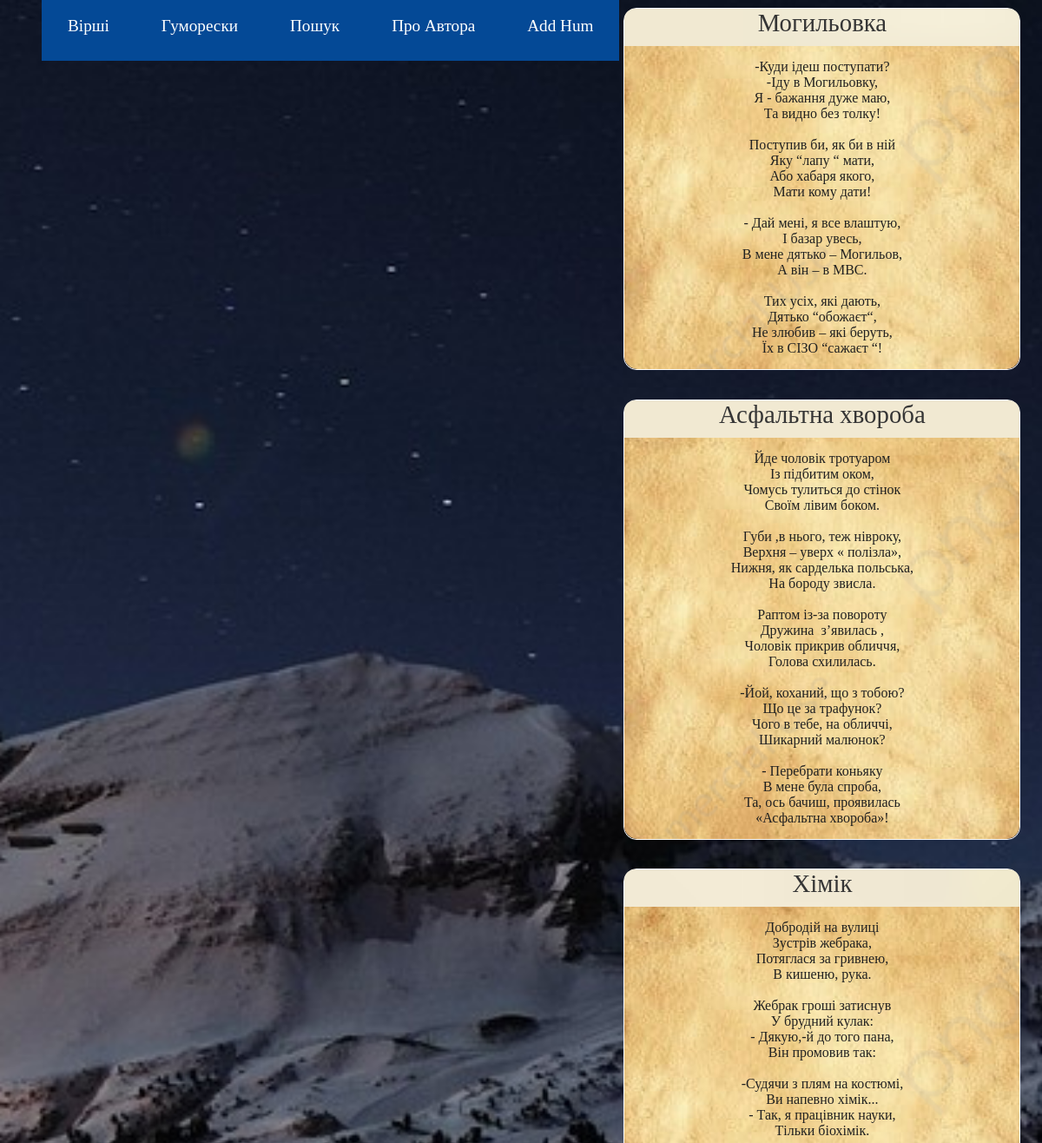
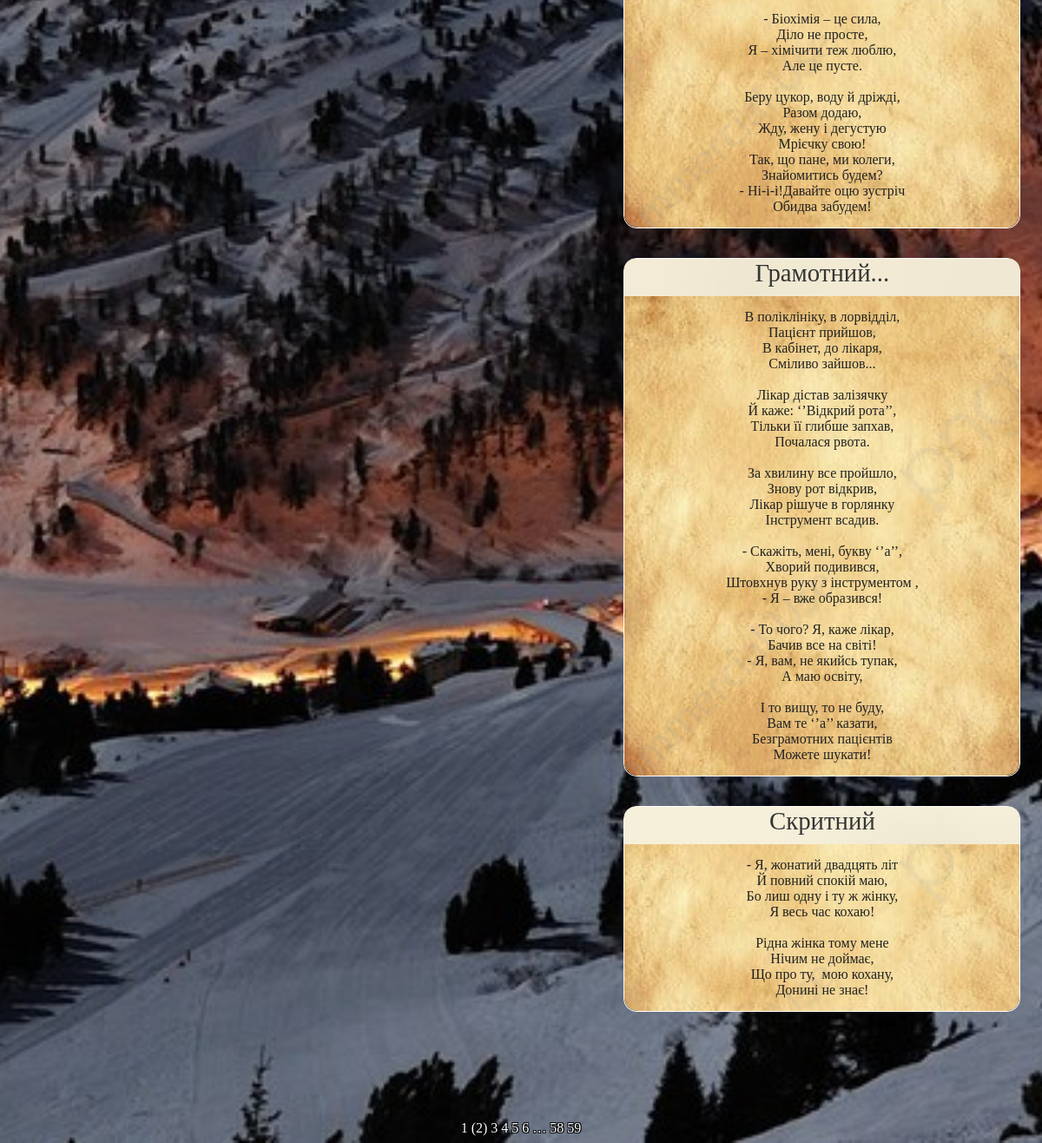
Screenshot of /humoresques/2 with the database file from the repository (2 pictures, top to bottom).
### app/models.py (models this page shows)
class Humoresque(db.Model):
    id = db.Column(db.Integer, primary_key=True)
    title = db.Column(db.String(20), unique=True)
    text = db.Column(db.String(1028), unique=True)

### app/routes.py (the view)
@app.route('/humoresques/<int:hum_page_num>')
def humoresques(hum_page_num):
    humoresques = Humoresque.query.paginate(per_page=5, page=hum_page_num, error_out=True)
    return render_template('humoresques.html', title='Гуморески',  humoresques=humoresques)

### app/templates/humoresques.html
{% extends "base.html" %}
{% block app_content %}
    {% for humoresque in humoresques.items %}
        {% include "_humoresque.html" %}
    {% endfor %}
    <div class="pagination-links">
    {% for page in humoresques.iter_pages() %}
        {% if page %}
            {% if page != humoresques.page %}
                <a href="{{ url_for('humoresques', hum_page_num=page) }}">{{ page }}</a>
            {% else %}
                <span style="color: white;">({{ page }})</span>
            {% endif %}
        {% else %}
            <span class=ellipsis style="color: white;">…</span>
        {% endif %}
    {% endfor %}
    </div>
{% endblock %}

### app/templates/base.html (shortened to what this page needs)
<html>
    <head>
        <link rel="stylesheet" href="{{ url_for('static', filename='styles.css') }}"/>
    </head>
    <body>
        <div id="navbar-container">
            <div id="navbar">
                <div class="link-div">
                    <nav>
                        <ul class="nav-links">
                            <li><a href="{{ url_for('poems', page_num=1) }}">Вірші</a></li>
                            <li><a href="{{ url_for('humoresques', hum_page_num=1) }}">Гуморески</a></li>
                            <li><a href="{{ url_for('search') }}">Пошук</a></li>
                            <li><a href="{{ url_for('about') }}">Про Автора</a></li>
                            <li><a href="{{ url_for('add_humoresque') }}">Add Hum</a></li>
                        </ul>
                    </nav>
                </div>
            </div>
        </div>
        <div id="page_container">
            {% block content %}
            <div class="container-fluid" style="margin-top: 100px;">
                {% block app_content %}{% endblock %}
            </div>
            {% endblock %}
        </div>
    </body>
</html>

### app/templates/_humoresque.html
{% extends "base.html" %}
{% block app_content %}
    <div id="poem-container">
        <div id="title">{{humoresque.title}}</div>
        <pre><div id="text">{{humoresque.text}}</div></pre>
    </div>
{% endblock %}

### app/static/styles.css (style rules this page uses)
#poem-container { width: 455px; border: 1px solid white; color: white; margin-left: 60%; margin-top: -5.7rem; margin-bottom: 125px; border-radius: 15px; }
#title { width: 100%; height: 40px; background: url('/static/title_bg.jpg') no-repeat center center fixed; -webkit-background-size: cover; -moz-background-size: cover; -o-background-size: cover; background-size: cover; font-family: 'Lobster Two', cursive; font-size: 1.8rem; color: #353535; text-align: center; padding-bottom: 5px; border-radius: 12px 12px 0 0; }
#text { background: url('/static/poem_bg.jpg') no-repeat center center; width: 455px; -webkit-background-size: cover; -moz-background-size: cover; -o-background-size: cover; background-size: cover; font-family: 'Lobster Two', cursive ; font-size: 1rem; color: #212121; text-align: center; margin-top: -15px; margin-bottom: -13px; padding-top: 15px; padding-bottom: 15px; border-radius:0 0 15px 15px; }
#navbar-container { position: absolute; top: 0; height: 100px; width: 50%; }
#navbar { position: fixed; display: flex; justify-content: space-between; align-items: center; font-size: 1.2rem; margin-bottom: 100px; margin-right: -500px; }
a { text-decoration: none; color: white; }
body { background: url('/static/night-mnt.jpg') no-repeat center center fixed; -webkit-background-size: cover; -moz-background-size: cover; -o-background-size: cover; background-size: cover; font-family: 'Lobster Two', cursive; }
.nav-links { display: flex; list-style: none; }
.nav-links a { padding: 30px; margin-right: 0px; background: rgb(4, 73, 150); transition: 0.3s ease-out; }
.pagination-links { text-align: center; text-shadow: -1px -1px 0 #000, 1px -1px 0 #000, -1px 1px 0 #000, 1px 1px 0 #000; float: bottom 0; }

### rows the page displays
Humoresque: title "Могильовка", text "-Куди ідеш поступати? -Іду в Могильовку, Я - бажання дуже маю, Та видно без толку! Поступив би, як би в ній Яку “лапу “ мати, Або хабаря якого, Мати кому дати! - Дай мені, я все влаштую, І базар увесь, В мене дятько – Могильов, А він – в МВС. Тих усіх, які дають, Дятько “обожаєт“, Не злюбив – які беруть, Їх в СІЗО “сажаєт “!"
Humoresque: title "Асфальтна хвороба", text "Йде чоловік тротуаром Із підбитим оком, Чомусь тулиться до стінок Своїм лівим боком. Губи ,в нього, теж нівроку, Верхня – уверх « полізла», Нижня, як сарделька польська, На бороду звисла. Раптом із-за повороту Дружина з’явилась , Чоловік прикрив обличчя, Голова схилилась. -Йой, коханий, що з тобою? Що це за трафунок? Чого в тебе, на обличчі, Шикарний малюнок? - Перебрати коньяку В мене була спроба, Та, ось бачиш, проявилась «Асфальтна хвороба»!"
Humoresque: title "Хімік", text "Добродій на вулиці Зустрів жебрака, Потяглася за гривнею, В кишеню, рука. Жебрак гроші затиснув У брудний кулак: - Дякую,-й до того пана, Він промовив так: -Судячи з плям на костюмі, Ви напевно хімік... - Так, я працівник науки, Тільки біохімік. - Біохімія – це сила, Діло не просте, Я – хімічити теж люблю, Але це пусте. Беру цукор, воду й дріжді, Разом додаю, Жду, жену і дегустую Мрієчку свою! Так, що пане, ми колеги, Знайомитись будем? - Ні-і-і!Давайте оцю зустріч Обидва забудем!"
Humoresque: title "Грамотний...", text "В поліклініку, в лорвідділ, Пацієнт прийшов, В кабінет, до лікаря, Сміливо зайшов... Лікар дістав залізячку Й каже: ‘’Відкрий рота’’, Тільки її глибше запхав, Почалася рвота. За хвилину все пройшло, Знову рот відкрив, Лікар рішуче в горлянку Інструмент всадив. - Скажіть, мені, букву ‘’а’’, Хворий подивився, Штовхнув руку з інструментом , - Я – вже образився! - То чого? Я, каже лікар, Бачив все на світі! - Я, вам, не якийсь тупак, А маю освіту, І то вищу, то не буду, Вам те ‘’а’’ казати, Безграмотних пацієнтів Можете шукати!"
Humoresque: title "Скритний", text "- Я, жонатий двадцять літ Й повний спокій маю, Бо лиш одну і ту ж жінку, Я весь час кохаю! Рідна жінка тому мене Нічим не доймає, Що про ту, мою кохану, Донині не знає!"

### other values shown
{{ page }} "1" "3" "4" "5" "6" "58" "59"
{{ page }} "2"
